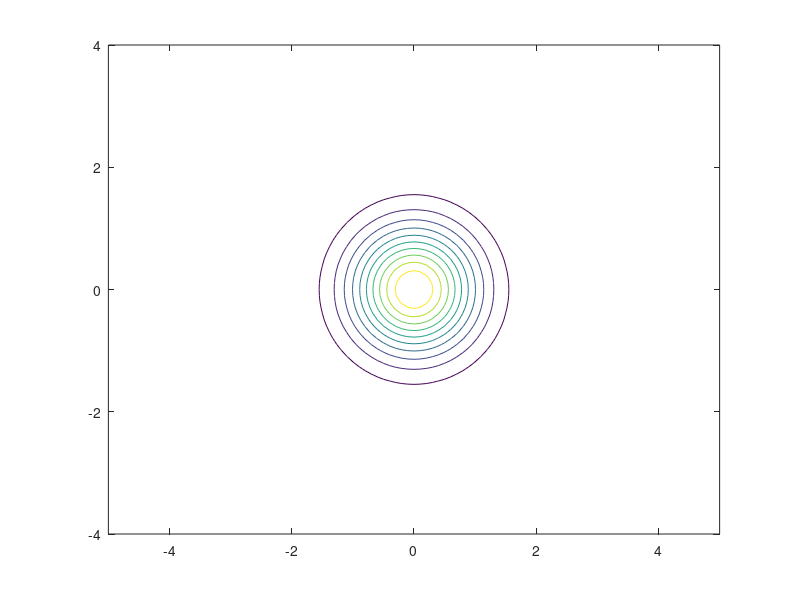

The MATLAB source for this figure:

clear all;
clc;

mu = [0,0]; %// data
sigma = [.5 0; 0 .5]; %// data
x = -5:.1:5; %// x axis
y = -4:.1:4; %// y axis

[X Y] = meshgrid(x,y); %// all combinations of x, y
Z = mvnpdf([X(:) Y(:)],mu,sigma); %// compute Gaussian pdf
Z = reshape(Z,size(X)); %// put into same size as X, Y
contour(X,Y,Z), axis equal  %// contour plot; set same scale for x and y...